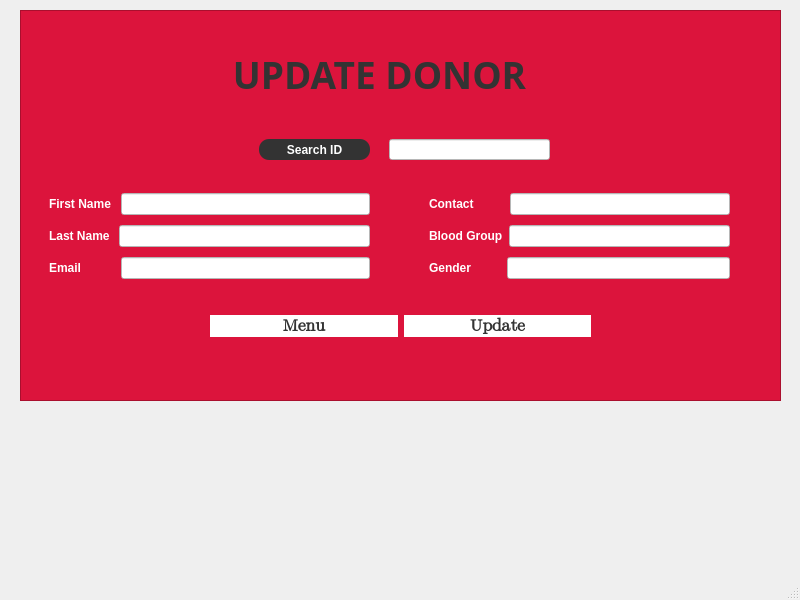
<?xml version="1.0" encoding="UTF-8"?>
<ui version="4.0">
 <class>UpdateDonor</class>
 <widget class="QMainWindow" name="UpdateDonor">
  <property name="geometry">
   <rect>
    <x>0</x>
    <y>0</y>
    <width>800</width>
    <height>600</height>
   </rect>
  </property>
  <property name="windowTitle">
   <string>MainWindow</string>
  </property>
  <widget class="QWidget" name="centralwidget">
   <widget class="QFrame" name="frame">
    <property name="geometry">
     <rect>
      <x>20</x>
      <y>10</y>
      <width>761</width>
      <height>391</height>
     </rect>
    </property>
    <property name="styleSheet">
     <string notr="true">*{
background:#dc143c;
}</string>
    </property>
    <property name="frameShape">
     <enum>QFrame::StyledPanel</enum>
    </property>
    <property name="frameShadow">
     <enum>QFrame::Raised</enum>
    </property>
    <widget class="QWidget" name="layoutWidget">
     <property name="geometry">
      <rect>
       <x>190</x>
       <y>300</y>
       <width>381</width>
       <height>32</height>
      </rect>
     </property>
     <layout class="QHBoxLayout" name="horizontalLayout_8">
      <item>
       <widget class="QPushButton" name="pushButton_back">
        <property name="font">
         <font>
          <family>Segoe UI Emoji</family>
          <pointsize>13</pointsize>
          <weight>75</weight>
          <bold>true</bold>
         </font>
        </property>
        <property name="styleSheet">
         <string notr="true">*{
color:#333;
background:white;
border-radius:15px
}</string>
        </property>
        <property name="text">
         <string>Menu</string>
        </property>
       </widget>
      </item>
      <item>
       <widget class="QPushButton" name="pushButton_update">
        <property name="font">
         <font>
          <family>Segoe UI Emoji</family>
          <pointsize>13</pointsize>
          <weight>75</weight>
          <bold>true</bold>
         </font>
        </property>
        <property name="styleSheet">
         <string notr="true">*{
color:#333;
background:white;
border-radius:15px
}</string>
        </property>
        <property name="text">
         <string>Update</string>
        </property>
       </widget>
      </item>
     </layout>
    </widget>
    <widget class="QWidget" name="layoutWidget_2">
     <property name="geometry">
      <rect>
       <x>409</x>
       <y>179</y>
       <width>301</width>
       <height>94</height>
      </rect>
     </property>
     <layout class="QVBoxLayout" name="verticalLayout_2">
      <item>
       <layout class="QHBoxLayout" name="horizontalLayout_7">
        <item>
         <widget class="QLabel" name="label_7">
          <property name="font">
           <font>
            <family>Segoe UI</family>
            <pointsize>9</pointsize>
            <weight>75</weight>
            <bold>true</bold>
           </font>
          </property>
          <property name="styleSheet">
           <string notr="true">*{
color:white;
}</string>
          </property>
          <property name="text">
           <string>Contact         </string>
          </property>
         </widget>
        </item>
        <item>
         <widget class="QLineEdit" name="lineEdit_contact">
          <property name="styleSheet">
           <string notr="true">*{
background:white;
color:#333;
}</string>
          </property>
          <property name="readOnly">
           <bool>false</bool>
          </property>
         </widget>
        </item>
       </layout>
      </item>
      <item>
       <layout class="QHBoxLayout" name="horizontalLayout_6">
        <item>
         <widget class="QLabel" name="label_6">
          <property name="font">
           <font>
            <family>Segoe UI</family>
            <pointsize>9</pointsize>
            <weight>75</weight>
            <bold>true</bold>
           </font>
          </property>
          <property name="styleSheet">
           <string notr="true">*{
color:white;
}</string>
          </property>
          <property name="text">
           <string>Blood Group</string>
          </property>
         </widget>
        </item>
        <item>
         <widget class="QLineEdit" name="lineEdit_bloodGroup">
          <property name="styleSheet">
           <string notr="true">*{
background:white;
color:#333;
}</string>
          </property>
          <property name="readOnly">
           <bool>false</bool>
          </property>
         </widget>
        </item>
       </layout>
      </item>
      <item>
       <layout class="QHBoxLayout" name="horizontalLayout_5">
        <item>
         <widget class="QLabel" name="label_5">
          <property name="font">
           <font>
            <family>Segoe UI</family>
            <pointsize>9</pointsize>
            <weight>75</weight>
            <bold>true</bold>
           </font>
          </property>
          <property name="styleSheet">
           <string notr="true">*{
color:white;
}</string>
          </property>
          <property name="text">
           <string>Gender         </string>
          </property>
         </widget>
        </item>
        <item>
         <widget class="QLineEdit" name="lineEdit_gender">
          <property name="styleSheet">
           <string notr="true">*{
background:white;
color:#333;
}</string>
          </property>
          <property name="readOnly">
           <bool>false</bool>
          </property>
         </widget>
        </item>
       </layout>
      </item>
     </layout>
    </widget>
    <widget class="QLineEdit" name="lineEdit_search">
     <property name="geometry">
      <rect>
       <x>369</x>
       <y>129</y>
       <width>161</width>
       <height>21</height>
      </rect>
     </property>
     <property name="styleSheet">
      <string notr="true">*{
background:white;
color:#333;
}</string>
     </property>
    </widget>
    <widget class="QPushButton" name="pushButton_searchId">
     <property name="geometry">
      <rect>
       <x>239</x>
       <y>129</y>
       <width>111</width>
       <height>21</height>
      </rect>
     </property>
     <property name="font">
      <font>
       <family>Segoe UI</family>
       <pointsize>9</pointsize>
       <weight>75</weight>
       <bold>true</bold>
      </font>
     </property>
     <property name="styleSheet">
      <string notr="true">*{
background:#333;
color:white;
border-radius:10px;
}</string>
     </property>
     <property name="text">
      <string>Search ID</string>
     </property>
    </widget>
    <widget class="QWidget" name="layoutWidget_3">
     <property name="geometry">
      <rect>
       <x>29</x>
       <y>179</y>
       <width>321</width>
       <height>94</height>
      </rect>
     </property>
     <layout class="QVBoxLayout" name="verticalLayout">
      <item>
       <layout class="QHBoxLayout" name="horizontalLayout_2">
        <item>
         <widget class="QLabel" name="label_2">
          <property name="font">
           <font>
            <family>Segoe UI</family>
            <pointsize>9</pointsize>
            <weight>75</weight>
            <bold>true</bold>
           </font>
          </property>
          <property name="styleSheet">
           <string notr="true">*{
color:white;
}</string>
          </property>
          <property name="text">
           <string>First Name </string>
          </property>
         </widget>
        </item>
        <item>
         <widget class="QLineEdit" name="lineEdit_firstName">
          <property name="enabled">
           <bool>true</bool>
          </property>
          <property name="styleSheet">
           <string notr="true">*{
background:white;
color:#333;
}</string>
          </property>
          <property name="readOnly">
           <bool>false</bool>
          </property>
         </widget>
        </item>
       </layout>
      </item>
      <item>
       <layout class="QHBoxLayout" name="horizontalLayout_4">
        <item>
         <widget class="QLabel" name="label_4">
          <property name="font">
           <font>
            <family>Segoe UI</family>
            <pointsize>9</pointsize>
            <weight>75</weight>
            <bold>true</bold>
           </font>
          </property>
          <property name="styleSheet">
           <string notr="true">*{
color:white;
}</string>
          </property>
          <property name="text">
           <string>Last Name </string>
          </property>
         </widget>
        </item>
        <item>
         <widget class="QLineEdit" name="lineEdit_lastName">
          <property name="styleSheet">
           <string notr="true">*{
background:white;
color:#333;
}</string>
          </property>
          <property name="readOnly">
           <bool>false</bool>
          </property>
         </widget>
        </item>
       </layout>
      </item>
      <item>
       <layout class="QHBoxLayout" name="horizontalLayout_3">
        <item>
         <widget class="QLabel" name="label_3">
          <property name="font">
           <font>
            <family>Segoe UI</family>
            <pointsize>9</pointsize>
            <weight>75</weight>
            <bold>true</bold>
           </font>
          </property>
          <property name="styleSheet">
           <string notr="true">*{
color:white;
}</string>
          </property>
          <property name="text">
           <string>Email          </string>
          </property>
         </widget>
        </item>
        <item>
         <widget class="QLineEdit" name="lineEdit_email">
          <property name="styleSheet">
           <string notr="true">*{
background:white;
color:#333;
}</string>
          </property>
          <property name="readOnly">
           <bool>false</bool>
          </property>
         </widget>
        </item>
       </layout>
      </item>
     </layout>
    </widget>
    <widget class="QLabel" name="label">
     <property name="geometry">
      <rect>
       <x>89</x>
       <y>19</y>
       <width>541</width>
       <height>91</height>
      </rect>
     </property>
     <property name="font">
      <font>
       <family>Segoe UI Semibold</family>
       <pointsize>28</pointsize>
       <weight>75</weight>
       <bold>true</bold>
      </font>
     </property>
     <property name="styleSheet">
      <string notr="true">*{
color:#333;
}</string>
     </property>
     <property name="text">
      <string>UPDATE DONOR</string>
     </property>
     <property name="alignment">
      <set>Qt::AlignCenter</set>
     </property>
    </widget>
   </widget>
  </widget>
  <widget class="QMenuBar" name="menubar">
   <property name="geometry">
    <rect>
     <x>0</x>
     <y>0</y>
     <width>800</width>
     <height>25</height>
    </rect>
   </property>
  </widget>
  <widget class="QStatusBar" name="statusbar"/>
 </widget>
 <resources/>
 <connections/>
</ui>
